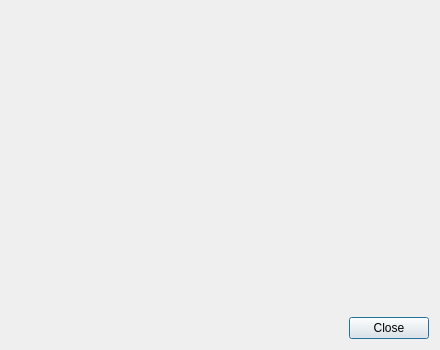
<?xml version="1.0" encoding="UTF-8"?>
<ui version="4.0">
 <class>AboutDialog</class>
 <widget class="QDialog" name="AboutDialog">
  <property name="geometry">
   <rect>
    <x>0</x>
    <y>0</y>
    <width>440</width>
    <height>350</height>
   </rect>
  </property>
  <property name="windowTitle">
   <string>О KClient</string>
  </property>
  <layout class="QVBoxLayout" name="verticalLayout">
   <property name="spacing">
    <number>0</number>
   </property>
   <item>
    <widget class="QLabel" name="label">
     <property name="alignment">
      <set>Qt::AlignCenter</set>
     </property>
    </widget>
   </item>
   <item>
    <widget class="QLabel" name="textLabel">
     <property name="sizePolicy">
      <sizepolicy hsizetype="Preferred" vsizetype="Expanding">
       <horstretch>0</horstretch>
       <verstretch>0</verstretch>
      </sizepolicy>
     </property>
     <property name="alignment">
      <set>Qt::AlignCenter</set>
     </property>
     <property name="wordWrap">
      <bool>true</bool>
     </property>
     <property name="openExternalLinks">
      <bool>true</bool>
     </property>
     <property name="textInteractionFlags">
      <set>Qt::LinksAccessibleByMouse|Qt::TextSelectableByMouse</set>
     </property>
    </widget>
   </item>
   <item>
    <widget class="QDialogButtonBox" name="buttonBox">
     <property name="orientation">
      <enum>Qt::Horizontal</enum>
     </property>
     <property name="standardButtons">
      <set>QDialogButtonBox::Close</set>
     </property>
    </widget>
   </item>
  </layout>
 </widget>
 <resources/>
 <connections>
  <connection>
   <sender>buttonBox</sender>
   <signal>accepted()</signal>
   <receiver>AboutDialog</receiver>
   <slot>accept()</slot>
   <hints>
    <hint type="sourcelabel">
     <x>248</x>
     <y>254</y>
    </hint>
    <hint type="destinationlabel">
     <x>157</x>
     <y>274</y>
    </hint>
   </hints>
  </connection>
  <connection>
   <sender>buttonBox</sender>
   <signal>rejected()</signal>
   <receiver>AboutDialog</receiver>
   <slot>reject()</slot>
   <hints>
    <hint type="sourcelabel">
     <x>316</x>
     <y>260</y>
    </hint>
    <hint type="destinationlabel">
     <x>286</x>
     <y>274</y>
    </hint>
   </hints>
  </connection>
 </connections>
</ui>
